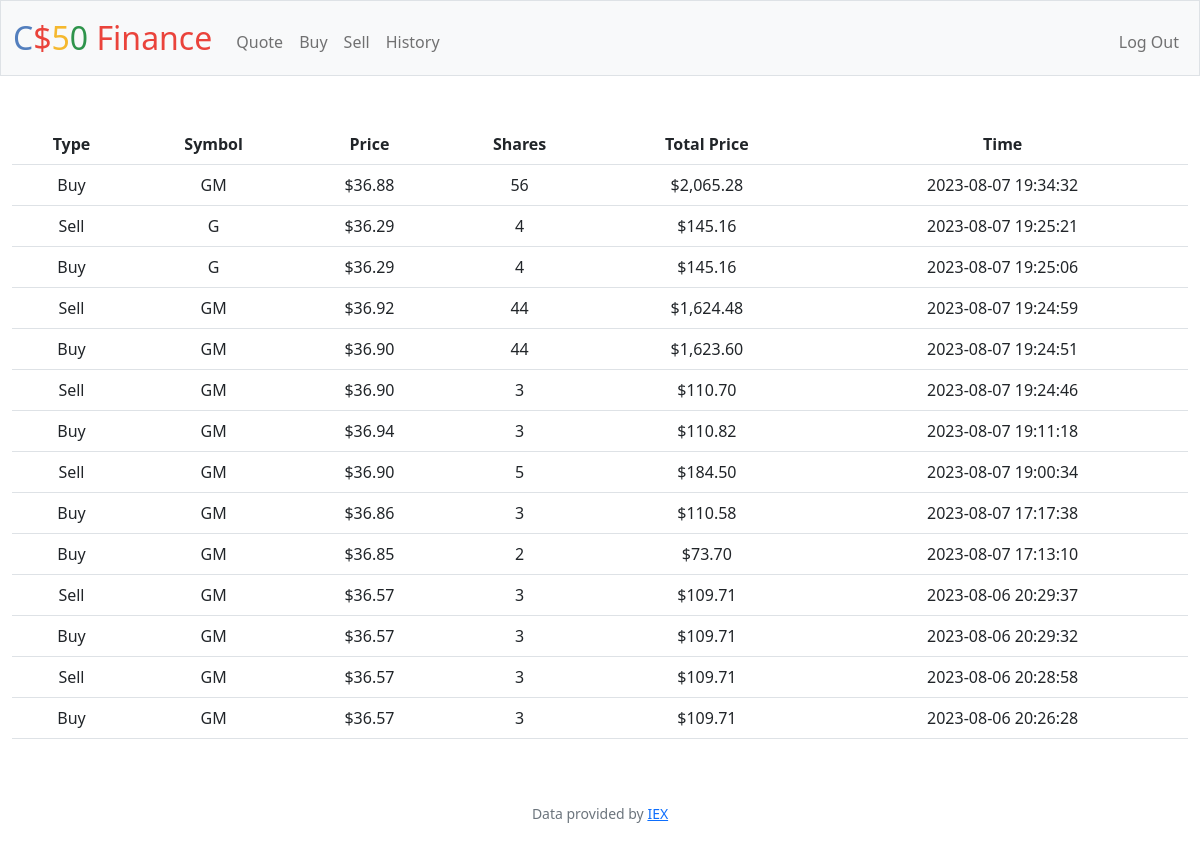
The page /history (signed in) on the database its author committed.
### tables this page shows
CREATE TABLE purchases (transaction_id INTEGER PRIMARY KEY AUTOINCREMENT, user_id INTEGER references users(id), time DATETIME, symbol TEXT NOT NULL, number_of_shares NUMERIC NOT NULL, price NUMERIC NOT NULL, type TEXT NOT NULL);

### app.py (the view)
@app.route("/history")
@login_required
def history():
    historia = db.execute("SELECT * FROM purchases WHERE user_id = ? UNION ALL SELECT * FROM sales WHERE user_id = ? ORDER BY time DESC", session["user_id"], session["user_id"])
    return render_template("history.html", history=historia, usd=usd)

### app.py (called while the page is built)
@app.after_request
def after_request(response):
    response.headers["Cache-Control"] = "no-cache, no-store, must-revalidate"
    response.headers["Expires"] = 0
    response.headers["Pragma"] = "no-cache"
    return response

### helpers.py (called while the page is built)
def login_required(f):
    @wraps(f)
    def decorated_function(*args, **kwargs):
        if session.get("user_id") is None:
            return redirect("/login")
        return f(*args, **kwargs)
    return decorated_function

def usd(value):
    return f"${value:,.2f}"

### templates/history.html (shortened to what this page needs)
{% extends "layout.html" %}
{% block main %}
    <table class="table">
        <tr>
            <th>Type</th>
            <th>Symbol</th>
            <th>Price</th>
            <th>Shares</th>
            <th>Total Price</th>
            <th>Time</th>
        </tr>
        {% for h in history %}
            <tr>
                <td>{{ h.type.capitalize() }}</td>
                <td>{{ h.symbol }}</td>
                <td>{{ usd(h.price) }}</td>
                <td>{{ h.number_of_shares }}</td>
                <td>{{ usd(h.number_of_shares * h.price) }}</td>
                <td>{{ h.time }}</td>
            </tr>
        {% endfor %}
    </table>
{% endblock %}

### templates/layout.html (shortened to what this page needs)
<!DOCTYPE html>
<html lang="en">
    <head>
        <link href="https://cdn.jsdelivr.net/npm/bootstrap@5.1.3/dist/css/bootstrap.min.css" rel="stylesheet">
        <link href="/static/styles.css" rel="stylesheet">
    </head>
    <body>
        <nav class="bg-light border navbar navbar-expand-md navbar-light">
            <div class="container-fluid">
                <a class="navbar-brand" href="/"><span class="blue">C</span><span class="red">$</span><span class="yellow">5</span><span class="green">0</span> <span class="red">Finance</span></a>
                <div class="collapse navbar-collapse" id="navbar">
                    {% if session["user_id"] %}
                        <ul class="navbar-nav me-auto mt-2">
                            <li class="nav-item"><a class="nav-link" href="/quote">Quote</a></li>
                            <li class="nav-item"><a class="nav-link" href="/buy">Buy</a></li>
                            <li class="nav-item"><a class="nav-link" href="/sell">Sell</a></li>
                            <li class="nav-item"><a class="nav-link" href="/history">History</a></li>
                        </ul>
                        <ul class="navbar-nav ms-auto mt-2">
                            <li class="nav-item"><a class="nav-link" href="/logout">Log Out</a></li>
                        </ul>
                    {% else %}
                        <ul class="navbar-nav ms-auto mt-2">
                            <li class="nav-item"><a class="nav-link" href="/register">Register</a></li>
                            <li class="nav-item"><a class="nav-link" href="/login">Log In</a></li>
                        </ul>
                    {% endif %}
                </div>
            </div>
        </nav>
        <main class="container-fluid py-5 text-center">
            {% block main %}{% endblock %}
        </main>
        <footer class="mb-5 small text-center text-muted">
            Data provided by <a href="https://iexcloud.io/">IEX</a>
        </footer>
    </body>
</html>

### static/styles.css (style rules this page uses)
nav .navbar-brand { font-size: xx-large; }
nav .navbar-brand .blue { color: #537fbe; }
nav .navbar-brand .red { color: #ea433b; }
nav .navbar-brand .yellow { color: #f5b82e; }
nav .navbar-brand .green { color: #2e944b; }

### rows shown on the page
purchases: type "Buy", symbol "GM", price "$36.88", number_of_shares "56", usd(h.number_of_shares*h.price) "$2,065.28", time "2023-08-07 19:34:32"
purchases: type "Buy", symbol "G", price "$36.29", number_of_shares "4", usd(h.number_of_shares*h.price) "$145.16", time "2023-08-07 19:25:06"
purchases: type "Buy", symbol "GM", price "$36.90", number_of_shares "44", usd(h.number_of_shares*h.price) "$1,623.60", time "2023-08-07 19:24:51"
purchases: type "Buy", symbol "GM", price "$36.94", number_of_shares "3", usd(h.number_of_shares*h.price) "$110.82", time "2023-08-07 19:11:18"
purchases: type "Buy", symbol "GM", price "$36.86", number_of_shares "3", usd(h.number_of_shares*h.price) "$110.58", time "2023-08-07 17:17:38"
purchases: type "Buy", symbol "GM", price "$36.85", number_of_shares "2", usd(h.number_of_shares*h.price) "$73.70", time "2023-08-07 17:13:10"
purchases: type "Buy", symbol "GM", price "$36.57", number_of_shares "3", usd(h.number_of_shares*h.price) "$109.71", time "2023-08-06 20:29:32"
purchases: type "Buy", symbol "GM", price "$36.57", number_of_shares "3", usd(h.number_of_shares*h.price) "$109.71", time "2023-08-06 20:26:28"

### other values the page prints
{{ h.type.capitalize() }} "Sell" "Sell" "Sell" "Sell" "Sell" "Sell"
{{ h.symbol }} "G" "GM" "GM" "GM" "GM" "GM"
{{ usd(h.price) }} "$36.29" "$36.92" "$36.90" "$36.90" "$36.57" "$36.57"
{{ h.number_of_shares }} "4" "44" "3" "5" "3" "3"
{{ usd(h.number_of_shares * h.price) }} "$145.16" "$1,624.48" "$110.70" "$184.50" "$109.71" "$109.71"
{{ h.time }} "2023-08-07 19:25:21" "2023-08-07 19:24:59" "2023-08-07 19:24:46" "2023-08-07 19:00:34" "2023-08-06 20:29:37" "2023-08-06 20:28:58"
